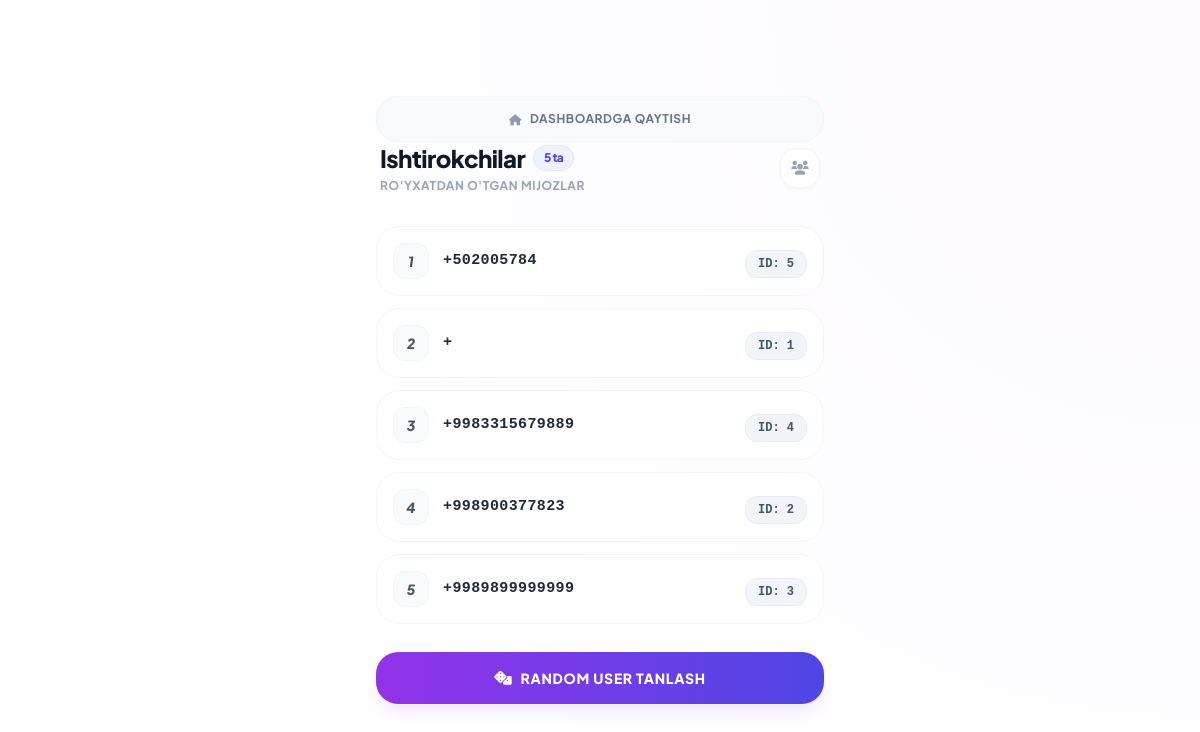
/users/random-users/ (signed in), run on the app's committed database.
### users/models.py (models this page shows, shortened)
class User(AbstractBaseUser, PermissionsMixin):
    phone = models.CharField(max_length=20, unique=True)
    user_number = models.PositiveIntegerField(null=True, blank=True, unique=True)
    cashback_balance = models.DecimalField(max_digits=12, decimal_places=2, default=0)
    full_name = models.CharField(max_length=100, blank=True, null=True)
    profile_image = models.ImageField(upload_to='profiles/', blank=True, null=True)
    is_active = models.BooleanField(default=True)
    is_staff = models.BooleanField(default=False)
    last_seen = models.DateTimeField(null=True, blank=True)
    can_chat = models.BooleanField(default=False)
    objects = UserManager()
    USERNAME_FIELD = 'phone'
    REQUIRED_FIELDS = []
    def save(self, *args, **kwargs):
        super().save(*args, **kwargs)

### users/views.py (the view)
# urls.py: path('random-users/', admin_random_users, name='admin_random_users'),
@login_required
def admin_random_users(request):
    if not request.user.is_staff:
        return redirect('dashboard')
    users = list(User.objects.filter(is_staff=False))
    random.shuffle(users)
    for i, user in enumerate(users, start=1):
        user.temp_number = i
    return render(request, 'users/admin_random_users.html', {
        'users': users
    })

### templates/users/admin_random_users.html (shortened to what this page needs)
<!DOCTYPE html>
<html lang="uz">
<head>
    <script src="https://cdn.tailwindcss.com"></script>
    <link href="https://cdnjs.cloudflare.com/ajax/libs/font-awesome/6.0.0/css/all.min.css" rel="stylesheet">
</head>
<body class="flex items-center justify-center p-4 sm:p-6">
    <div class="w-full max-w-md my-auto">
        <a href="{% url 'dashboard' %}"
           class="block w-full bg-slate-50 text-slate-500 text-center py-3.5 rounded-[22px] font-bold text-xs uppercase tracking-wider border border-slate-100 hover:bg-slate-100 hover:text-slate-700 active:scale-[0.99] transition-all duration-200 flex items-center justify-center gap-2">
            <i class="fas fa-house text-[11px] opacity-70"></i>
            <span>Dashboardga qaytish</span>
        </a>
        <div class="flex items-center justify-between mb-8 px-1">
            <div>
                <h1 class="text-2xl font-black text-slate-900 tracking-tight flex items-center gap-2">
                    <span>Ishtirokchilar</span>
                    <span class="text-xs font-extrabold bg-indigo-50 text-indigo-600 px-2.5 py-1 rounded-full border border-indigo-100">
                        {{ users|length }} ta
                    </span>
                </h1>
                <p class="text-slate-400 text-xs font-bold uppercase tracking-wider mt-1">Ro'yxatdan o'tgan mijozlar</p>
            </div>
            <div class="w-10 h-10 bg-white rounded-2xl flex items-center justify-center text-slate-400 shadow-sm border border-slate-100">
                <i class="fas fa-users text-sm"></i>
            </div>
        </div>
        <div class="space-y-3">
            {% for user in users %}
            <div class="user-card p-4 rounded-[24px] flex justify-between items-center">
                <div class="flex items-center gap-3.5">
                    <div class="w-9 h-9 bg-slate-50 text-slate-600 font-black italic rounded-xl flex items-center justify-center text-sm border border-slate-100">
                        {{ user.temp_number }}
                    </div>
                    <div class="font-extrabold text-slate-800 tracking-wide font-mono text-[15px]">
                        {{ user.phone }}
                    </div>
                </div>
                <div>
                    {% if user.user_number %}
                    <span class="text-xs font-black bg-slate-100 text-slate-600 px-3 py-1.5 rounded-xl border border-slate-200/60 font-mono">
                        ID: {{ user.user_number }}
                    </span>
                    {% else %}
                    <span class="text-[10px] font-black bg-gradient-to-r from-emerald-500 to-teal-600 text-white px-3 py-1.5 rounded-xl uppercase tracking-wider shadow-sm shadow-emerald-100">
                        Yangi
                    </span>
                    {% endif %}
                </div>
            </div>
            {% empty %}
            <div class="text-center py-12 border-2 border-dashed border-slate-100 rounded-[32px] text-slate-400">
                <i class="fas fa-folder-open text-3xl mb-3 opacity-40"></i>
                <p class="text-xs font-bold uppercase tracking-wider">Hozircha foydalanuvchilar yo'q</p>
            </div>
            {% endfor %}
            {% if request.user.is_staff %}
            <div class="pt-4">
                <a href="{% url 'random_picker' %}"
                   class="block w-full bg-gradient-to-r from-purple-600 to-indigo-600 text-white text-center py-4 rounded-[22px] font-black text-sm uppercase tracking-wider shadow-lg shadow-purple-100 hover:shadow-purple-200 active:scale-[0.99] transition-all duration-300 flex items-center justify-center gap-2">
                    <i class="fas fa-dice text-sm"></i>
                    <span>Random User Tanlash</span>
                </a>
            </div>
            {% endif %}
        </div>
    </div>
</body>
</html>

### templates/users/admin_random_users.html (style rules this page uses)
body { font-family: 'Plus Jakarta Sans', sans-serif; background: radial-gradient(circle at top right, #fcfaff, #ffffff), radial-gradient(circle at bottom left, #f3f0ff, #ffffff); min-height: 100vh; }
.user-card { background: rgba(255, 255, 255, 0.8); backdrop-filter: blur(16px); border: 1px solid rgba(241, 245, 249, 1); transition: all 0.3s cubic-bezier(0.4, 0, 0.2, 1); }

### data on the page
User: temp_number "1", phone "+502005784", user_number "5"
User: temp_number "2", phone "+", user_number "1"
User: temp_number "3", phone "+9983315679889", user_number "4"
User: temp_number "4", phone "+998900377823", user_number "2"
User: temp_number "5", phone "+9989899999999", user_number "3"

### other printed values
{{ users|length }} "5"
